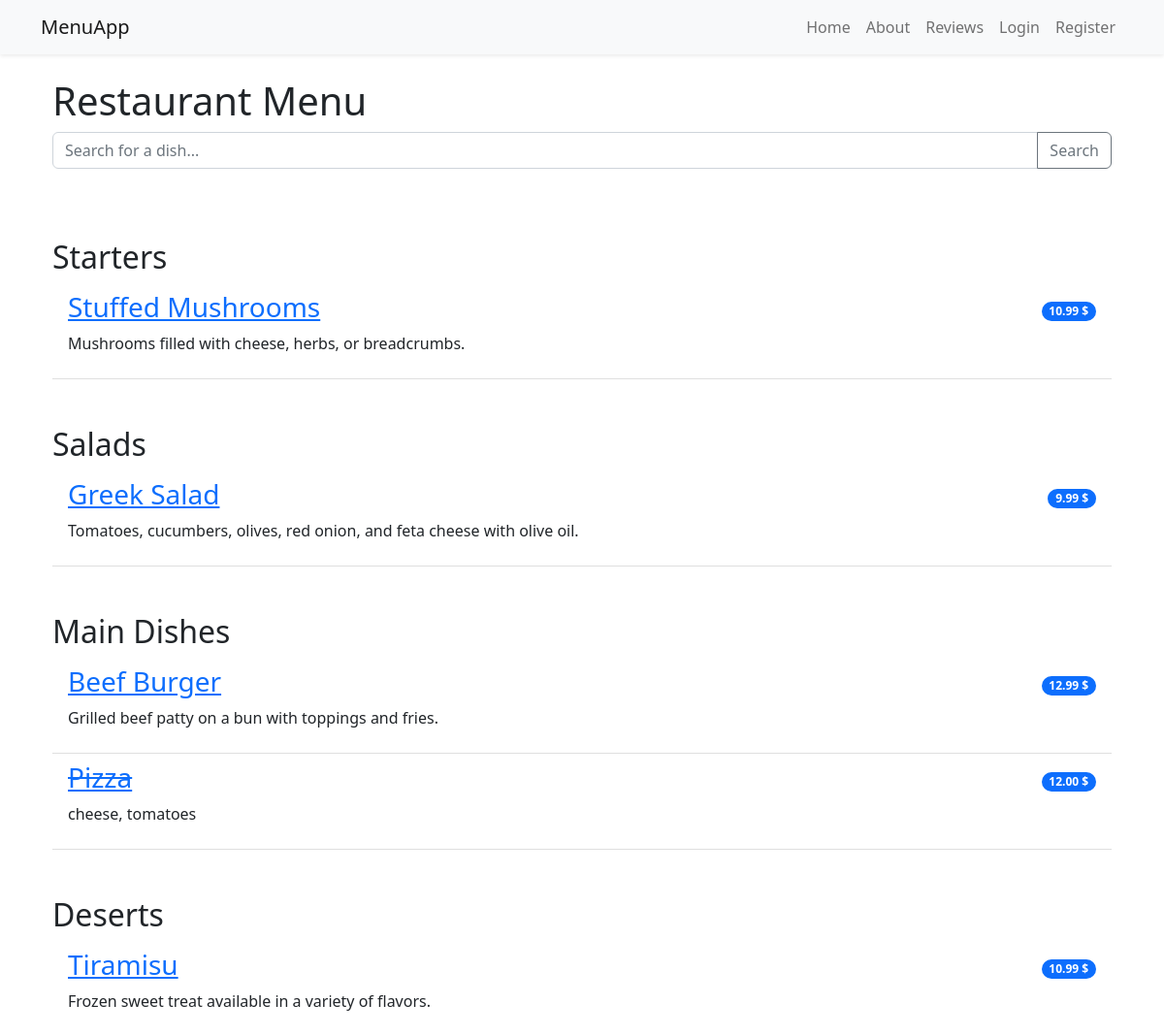
The page / on the database its author committed.
### restaurant_menu/models.py (models this page shows, shortened)
class Item(models.Model):
    meal = models.CharField(max_length=50)
    description = models.CharField(max_length=2000)
    price = models.DecimalField(decimal_places=2, max_digits=6)
    meal_type = models.CharField(choices=MEAL_TYPE)
    author = models.ForeignKey(User, on_delete=models.CASCADE)
    status = models.IntegerField(choices=STATUS, default=1)
    date_created = models.DateTimeField(auto_now_add=True)
    date_updated = models.DateTimeField(auto_now=True)
    image = models.ImageField(upload_to='images/', null=True, blank=True)

### restaurant_menu/views.py (the view)
# urls.py: path('', views.MenuList.as_view(), name='home'),
class MenuList(generic.ListView):
    queryset = Item.objects.order_by("date_created")
    template_name = 'index.html'
    context_object_name = 'object_list'
    def get_queryset(self):
        query = self.request.GET.get('q')
        if query:
            return Item.objects.filter(
                Q(meal__icontains=query) | Q(description__icontains=query)
            ).order_by("meal")
        return Item.objects.order_by("date_created")
    def get_context_data(self, **kwargs):
        context = super().get_context_data(**kwargs)
        context['meals'] = MEAL_TYPE
        return context

### templates/index.html
{% extends 'base.html' %}
{% block content %}
<div class="container">
    <h1>Restaurant Menu</h1>
    <form method="get" class="mb-4">
        <div class="input-group">
            <input type="text" name="q" class="form-control" placeholder="Search for a dish..." value="{{ request.GET.q }}">
            <button class="btn btn-outline-secondary" type="submit">Search</button>
        </div>
    </form>
    <ul class="list-group list-group-flush">
        {% for meal in meals %}
            <h2 class="pt-5">{{ meal.1 }}</h2>
            {% for row in object_list %}
                {% if row.meal_type == meal.0 %}
                    {% if row.status == 0 %}
                        <li class="list-group-item d-flex justify-content-between align-items-center border-0 pb-0">
                            <a href="{% url 'menu_item' row.pk %}"><h3><del>{{ row.meal }}</del></h3></a>
                            <span class="badge bg-primary rounded-pill">{{ row.price }} $</span>
                        </li>
                        <li class="list-group-item pt-0"><p>{{ row.description }}</p></li>
                    {% else %}
                        <li class="list-group-item d-flex justify-content-between align-items-center border-0 pb-0">
                            <a href="{% url 'menu_item' row.pk %}"><h3>{{ row.meal }}</h3></a>
                            <span class="badge bg-primary rounded-pill">{{ row.price }} $</span>
                        </li>
                        <li class="list-group-item pt-0"><p>{{ row.description }}</p></li>
                    {% endif %}
                {% endif %}
            {% endfor %}
        {% endfor %}
    </ul>
</div>
{% endblock content %}

### templates/base.html (shortened to what this page needs)
<!DOCTYPE html>
<html lang="en">
<head>
    <link href="https://cdn.jsdelivr.net/npm/bootstrap@5.2.0-beta1/dist/css/bootstrap.min.css" rel="stylesheet"
>
</head>
<body>
<nav class="navbar navbar-expand-lg navbar-light bg-light shadow-sm mb-4">
    <div class="container">
        <a class="navbar-brand" href="{% url 'home' %}">MenuApp</a>
        <div class="collapse navbar-collapse" id="navbarNav">
            <ul class="navbar-nav ms-auto">
                <li class="nav-item">
                    <a class="nav-link" href="{% url 'home' %}">Home</a>
                </li>
                <li class="nav-item">
                    <a class="nav-link" href="{% url 'about' %}">About</a>
                </li>
                <li class="nav-item">
                    <a class="nav-link" href="{% url 'reviews' %}">Reviews</a>
                </li>
                {% if user.is_authenticated %}
                    <li class="nav-item d-flex align-items-center px-2">
                        <span class="text-muted small">Welcome, {{ user.username }}</span>
                    </li>
                    <li class="nav-item">
                        <a class="nav-link" href="{% url 'logout' %}">Logout</a>
                    </li>
                {% else %}
                    <li class="nav-item">
                        <a class="nav-link" href="{% url 'login' %}">Login</a>
                    </li>
                    <li class="nav-item">
                        <a class="nav-link" href="{% url 'register' %}">Register</a>
                    </li>
                {% endif %}
            </ul>
        </div>
    </div>
</nav>
<div class="container">
    {% block content %}
    {% endblock %}
</div>
</body>
</html>

### rows shown on the page
Item: meal "Stuffed Mushrooms", price "10.99", description "Mushrooms filled with cheese, herbs, or breadcrumbs."
Item: meal "Greek Salad", price "9.99", description "Tomatoes, cucumbers, olives, red onion, and feta cheese with olive oil."
Item: meal "Beef Burger", price "12.99", description "Grilled beef patty on a bun with toppings and fries."
Item: meal "Pizza", price "12.00", description "cheese, tomatoes"
Item: meal "Tiramisu", price "10.99", description "Frozen sweet treat available in a variety of flavors."

### other values the page prints
{{ meal.1 }} "Starters" "Salads" "Main Dishes" "Deserts"
